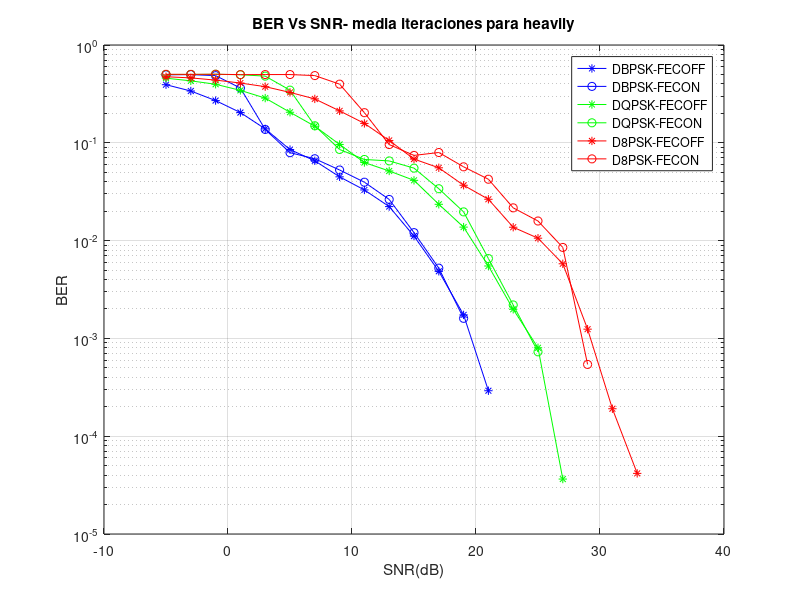

This figure's MATLAB source:
function createBERFilesForOMNeTNada
%%
% Crea los ficheros de BER cuando no aplico ninguna tecnica
clear
% simulacion = 5;
% load(strcat('per_hardly',num2str(simulacion)));
load performance_NOCOMB_BOMP_imp_RELAT_temp
    
    figure
    for i=1:size(simBer_all,1)
        for j=1:size(simBer_all,2)
            simBer_med(i,j)=median(demodBer_all(i,j,:));
            simBer_fec_med(i,j)=median(simBer_all(i,j,:));
        end
    end
    
    semilogy(awgn_db(1,:)',simBer_med(1,:)','-*b')
    hold on
    semilogy(awgn_db(1,:)',simBer_fec_med(1,:)','-ob')
    
    semilogy(awgn_db(1,:)',simBer_med(2,:)','-*g')
    semilogy(awgn_db(1,:)',simBer_fec_med(2,:)','-og')
    
    
    semilogy(awgn_db(1,:)',simBer_med(3,:)','-*r')
    semilogy(awgn_db(1,:)',simBer_fec_med(3,:)','-or')
    
    grid on
    title('BER Vs SNR- media iteraciones para heavily')
    xlabel('SNR(dB)')
    ylabel('BER')
    legHandler=legend('DBPSK-FECOFF','DBPSK-FECON','DQPSK-FECOFF','DQPSK-FECON','D8PSK-FECOFF','D8PSK-FECON','Location','Best');
    legString = get(legHandler,'String'); 
    %%
    for i = 1:3 
        % first without FEC
    writeToFile(legString{(i*2)-1},false, awgn_db(1,:)',simBer_med(i,:)');
    end
    
        for i = 1:3 
        % then with FEC
    writeToFile(legString{(i*2)},true, awgn_db(1,:)',simBer_fec_med(i,:)');
    end
    
    
function writeToFile(legString,FEC,SNR, BER)

fid = fopen(strcat('./',legString,'_imp.txt'),'w');

% Escribo el modo que buscara el OMNeT++
ind = find(legString=='K');

fprintf(fid,'%s ',legString(1:ind));
fprintf(fid,'- FEC ');

if legString(end)=='F'
fprintf(fid,'OFF\n');
else
    fprintf(fid,'ON\n');
end

%Print if it has FEC
if legString(end)=='F'
    fprintf(fid,'false\n');
else
    fprintf(fid,'true\n');
end

%Print Modulation
 ind = find(legString=='-');
 fprintf(fid,'%s\n',legString(1:ind-1));
 
 %print BER|SNR
 for i = 1:length(BER)
 fprintf(fid,'%f|%d\n',BER(i),SNR(i));
 end
fprintf(fid,'\n');

fclose(fid);

    